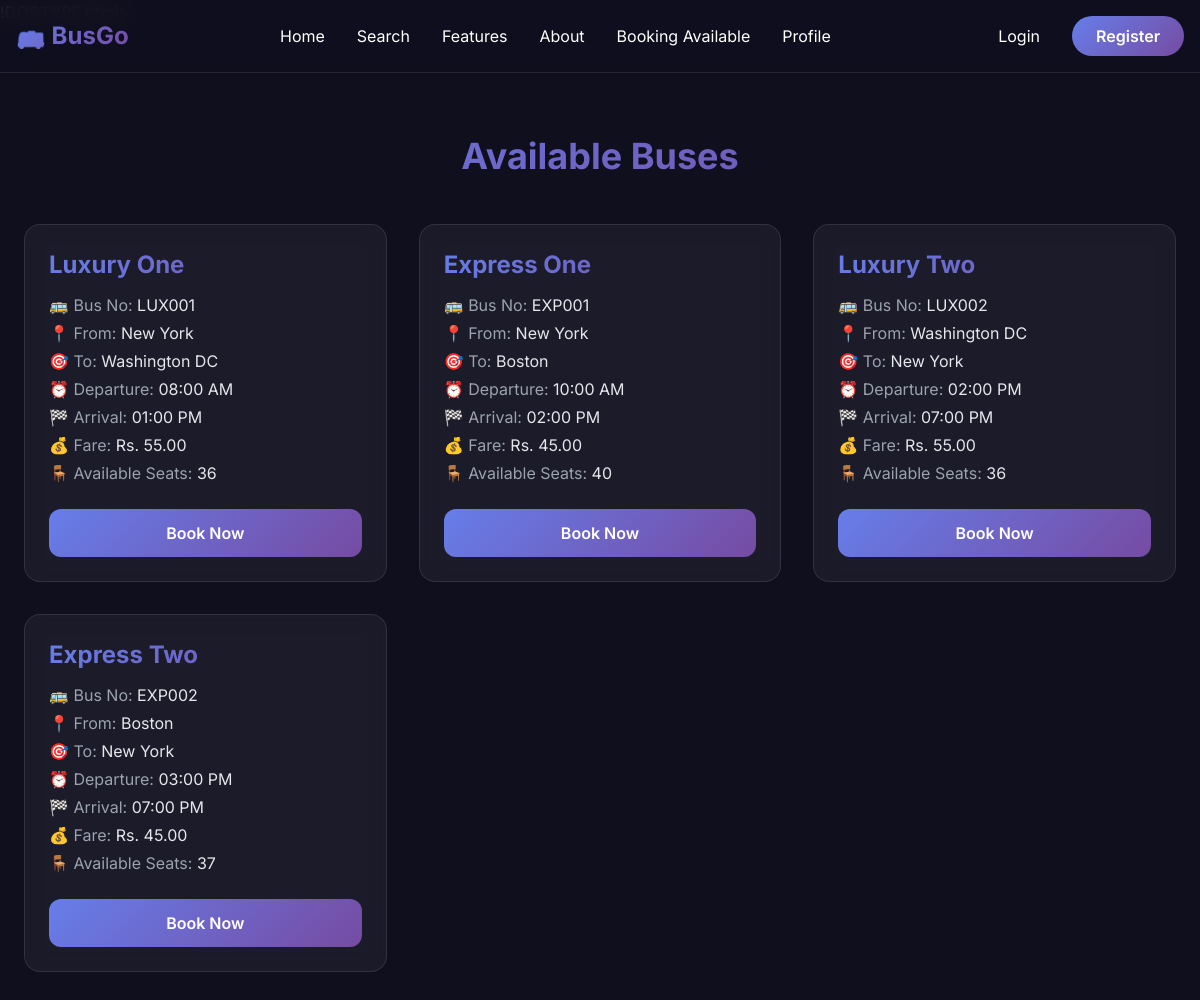
The app's page /available-bookings.php (signed in) with its own data.
### tables this page shows
CREATE TABLE `buses` (
  `id` int NOT NULL,
  `bus_name` varchar(100) NOT NULL,
  `bus_number` varchar(50) NOT NULL,
  `total_seats` int NOT NULL,
  `route_id` int NOT NULL,
  `created_at` timestamp NULL DEFAULT CURRENT_TIMESTAMP,
  `fare` decimal(10,2) NOT NULL DEFAULT '0.00'
);

CREATE TABLE `routes` (
  `id` int NOT NULL,
  `from_location` varchar(100) NOT NULL,
  `to_location` varchar(100) NOT NULL,
  `departure_time` time NOT NULL,
  `arrival_time` time NOT NULL,
  `fare` decimal(10,2) NOT NULL,
  `created_at` timestamp NULL DEFAULT CURRENT_TIMESTAMP
);

### available-bookings.php (the view, shortened to what this page needs)
<?php
require_once 'backend/config.php';
$sql = "
    SELECT
        b.id AS bus_id,
        b.bus_name,
        b.bus_number,
        b.total_seats,
        r.from_location,
        r.to_location,
        r.departure_time,
        r.arrival_time,
        r.fare,
        (b.total_seats - COALESCE(SUM(bookings_count.count), 0)) AS available_seats
    FROM buses b
    JOIN routes r ON b.route_id = r.id
    LEFT JOIN (
        SELECT bus_id, COUNT(*) AS count
        FROM bookings
        WHERE status != 'cancelled'
        GROUP BY bus_id
    ) AS bookings_count ON b.id = bookings_count.bus_id
    GROUP BY b.id
    ORDER BY r.departure_time ASC
";
$result = $conn->query($sql);
?>
<!DOCTYPE html>
<html lang="en">
<head>
  <script src="https://cdn.tailwindcss.com"></script>
</head>
<body>
<?php
include 'nav.php';
?>
  <section class="pt-28 pb-20 px-6 min-h-screen">
    <div class="max-w-7xl mx-auto">
      <h2 class="text-4xl font-bold text-center mb-12 gradient-text">Available Buses</h2>
      <?php if ($result && $result->num_rows > 0): ?>
        <div class="grid grid-cols-1 sm:grid-cols-2 lg:grid-cols-3 gap-8">
          <?php while ($row = $result->fetch_assoc()): ?>
            <div class="glass-card rounded-2xl p-6">
              <h3 class="text-2xl font-bold mb-3 gradient-text">
                <?php echo htmlspecialchars($row['bus_name']); ?>
              </h3>
              <p class="text-gray-400 mb-1">🚌 Bus No: <span class="text-gray-200"><?php echo htmlspecialchars($row['bus_number']); ?></span></p>
              <p class="text-gray-400 mb-1">📍 From: <span class="text-gray-200"><?php echo htmlspecialchars($row['from_location']); ?></span></p>
              <p class="text-gray-400 mb-1">🎯 To: <span class="text-gray-200"><?php echo htmlspecialchars($row['to_location']); ?></span></p>
              <p class="text-gray-400 mb-1">⏰ Departure: <span class="text-gray-200"><?php echo date('h:i A', strtotime($row['departure_time'])); ?></span></p>
              <p class="text-gray-400 mb-1">🏁 Arrival: <span class="text-gray-200"><?php echo date('h:i A', strtotime($row['arrival_time'])); ?></span></p>
              <p class="text-gray-400 mb-1">💰 Fare: <span class="text-gray-200">Rs. <?php echo number_format($row['fare'], 2); ?></span></p>
              <p class="text-gray-400 mb-6">🪑 Available Seats: <span class="text-gray-200"><?php echo max($row['available_seats'], 0); ?></span></p>
              <a href="book.php?bus_id=<?php echo $row['bus_id']; ?>&date=<?php echo date('Y-m-d'); ?>&from=<?php echo urlencode($row['from_location']); ?>&to=<?php echo urlencode($row['to_location']); ?>"
                class="block text-center gradient-bg text-white font-semibold py-3 rounded-xl hover:shadow-lg hover:shadow-purple-500/40 transition">
                Book Now
              </a>
            </div>
          <?php endwhile; ?>
        </div>
      <?php else: ?>
        <div class="text-center text-gray-400 mt-16">
          <p class="text-lg">No available buses found.</p>
        </div>
      <?php endif; ?>
    </div>
  </section>
</body>
</html>

### nav.php (shortened to what this page needs)
<html lang="en">
<head>
  <script src="https://cdn.tailwindcss.com"></script>
</head>
<body>
  <nav class="fixed top-0 w-full z-50 nav-blur border-b border-white/10">
    <div class="max-w-7xl mx-auto flex justify-between items-center p-4">
      <h1 class="text-2xl font-bold gradient-text">🚌 BusGo</h1>
      <ul class="hidden md:flex space-x-8">
        <li><a href="index.php#home" class="hover:text-purple-400 transition">Home</a></li>
        <li><a href="index.php#search" class="hover:text-purple-400 transition">Search</a></li>
        <li><a href="index.php#features" class="hover:text-purple-400 transition">Features</a></li>
        <li><a href="index.php#about" class="hover:text-purple-400 transition">About</a></li>
        <li><a href="available-bookings.php" class="hover:text-purple-400 transition">Booking Available</a></li>
        <li><a href="profile.php" class="hover:text-purple-400 transition">Profile</a></li>
      </ul>
      <div class="flex space-x-4">
        <?php if ($is_logged_in): ?>
          <span class="px-4 py-2">Welcome, <?php echo htmlspecialchars($user_name); ?></span>
          <a href="logout.php" class="px-4 py-2 hover:text-purple-400 transition">Logout</a>
        <?php else: ?>
          <a href="login.php" class="px-4 py-2 hover:text-purple-400 transition">Login</a>
          <a href="register.php" class="px-6 py-2 gradient-bg rounded-full font-semibold hover:shadow-lg hover:shadow-purple-500/50 transition">Register</a>
        <?php endif; ?>
      </div>
    </div>
  </nav>
        </body>

### available-bookings.php (style rules this page uses)
* { font-family: 'Inter', sans-serif; }
body { background: #0f0f1e; color: #fff; }
.gradient-text { background: linear-gradient(135deg, #667eea, #764ba2); -webkit-background-clip: text; -webkit-text-fill-color: transparent; }
.glass-card { background: rgba(255, 255, 255, 0.05); backdrop-filter: blur(12px); border: 1px solid rgba(255, 255, 255, 0.1); transition: transform 0.3s ease, box-shadow 0.3s ease; }
.gradient-bg { background: linear-gradient(135deg, #667eea, #764ba2); }
.nav-blur { background: rgba(15, 15, 30, 0.9); backdrop-filter: blur(10px); }

### nav.php (style rules this page uses)
* { font-family: 'Inter', sans-serif; }
body { background: #0f0f1e; color: #fff; }
.gradient-text { background: linear-gradient(135deg, #667eea 0%, #764ba2 100%); -webkit-background-clip: text; -webkit-text-fill-color: transparent; background-clip: text; }
.glass-card { background: rgba(255, 255, 255, 0.05); backdrop-filter: blur(10px); border: 1px solid rgba(255, 255, 255, 0.1); }
.gradient-bg { background: linear-gradient(135deg, #667eea 0%, #764ba2 100%); }
.nav-blur { background: rgba(15, 15, 30, 0.9); backdrop-filter: blur(10px); }

### records on screen
buses: bus_name "Luxury One", bus_number "LUX001", route.from_location "New York", route.to_location "Washington DC", route.departure_time "08:00 AM", route.arrival_time "01:00 PM", route.fare "55.00", max($row['available_seats'], 0) "36"
buses: bus_name "Express One", bus_number "EXP001", route.from_location "New York", route.to_location "Boston", route.departure_time "10:00 AM", route.arrival_time "02:00 PM", route.fare "45.00", max($row['available_seats'], 0) "40"
buses: bus_name "Luxury Two", bus_number "LUX002", route.from_location "Washington DC", route.to_location "New York", route.departure_time "02:00 PM", route.arrival_time "07:00 PM", route.fare "55.00", max($row['available_seats'], 0) "36"
buses: bus_name "Express Two", bus_number "EXP002", route.from_location "Boston", route.to_location "New York", route.departure_time "03:00 PM", route.arrival_time "07:00 PM", route.fare "45.00", max($row['available_seats'], 0) "37"
